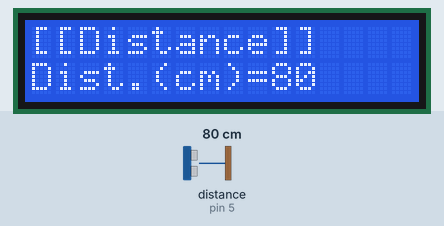
Simulated run of this sketch. Board: Arduino Uno, built with avr-gcc and run on an emulated ATmega328P. Parts: 16×2 character LCD. Wiring (inferred from the names in the program): ultrasonic range finder: trigger pin 6; echo pin 5. The test bench sets the inputs (shaded band); at power-on: distance to the obstacle (sensor on pin 5) 80 cm. The echo pulse lasts 58.3 µs per cm.

Above: at 1.6 s.
1.7 s: distance to the obstacle (sensor on pin 5) set to 35 cm
At 2.8 s:
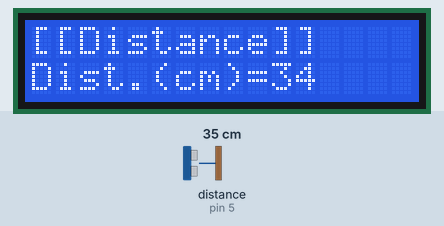
4.5 s: distance to the obstacle (sensor on pin 5) set to 2 cm
At 5.5 s:
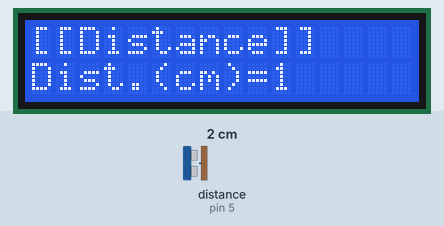
6.5 s: distance to the obstacle (sensor on pin 5) set to 4 cm
At 8.2 s:
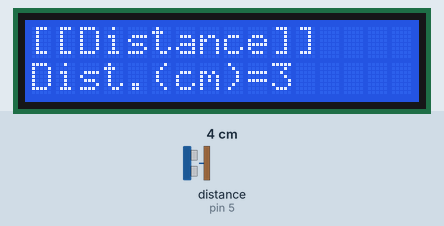
Timing chart, 0 to 9.7 s (numbered marks = the images above; inputs shaded):
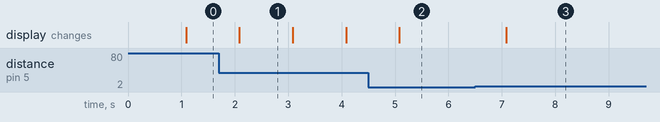

Measured:
- after the input at 1.7 s, the display: changes after 0.38 s (image 1)
- after the input at 4.5 s, the display: changes after 0.58 s (image 2)
- after the input at 6.5 s, the display: changes after 0.58 s (image 3)
- what the display in image 1 shows lasts 1.0 s, from 2.1 s to 3.1 s

The sketch:

ultraSound.ino
```cpp
# include <Minicom.h>

MiniCom com;

int echoPin = 5;
int triggerPin = 6;

void check() {
  // trigger 핀으로 10us의 펄스를 발생
  digitalWrite(triggerPin, HIGH);
  delayMicroseconds(10);
  digitalWrite(triggerPin, LOW);
  // echo 핀 입력으로부터 거리를 cm 단위로 계산
  int distance = pulseIn(echoPin, HIGH) / 58;
  com.print(1, "Dist.(cm)=", distance);
}

void setup() {
  com.init();
  // 1초에 한번씩 측정
  com.setInterval(1000, check);
  com.print(0, "[[Distance]]");
  pinMode(echoPin, INPUT);
  pinMode(triggerPin, OUTPUT);
}

void loop() {
  // put your main code here, to run repeatedly:
  com.run();
}
```
